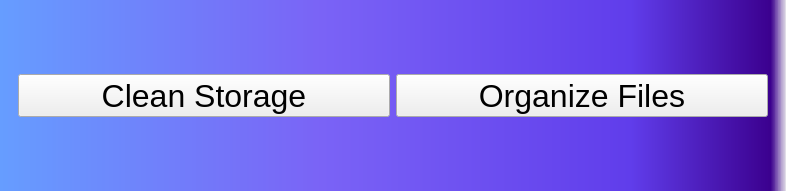
<?xml version="1.0" encoding="UTF-8"?>
<ui version="4.0">
 <class>MainWindow</class>
 <widget class="QMainWindow" name="MainWindow">
  <property name="geometry">
   <rect>
    <x>0</x>
    <y>0</y>
    <width>786</width>
    <height>191</height>
   </rect>
  </property>
  <property name="sizePolicy">
   <sizepolicy hsizetype="Fixed" vsizetype="Fixed">
    <horstretch>0</horstretch>
    <verstretch>0</verstretch>
   </sizepolicy>
  </property>
  <property name="minimumSize">
   <size>
    <width>786</width>
    <height>191</height>
   </size>
  </property>
  <property name="maximumSize">
   <size>
    <width>786</width>
    <height>191</height>
   </size>
  </property>
  <property name="windowTitle">
   <string>MainWindow</string>
  </property>
  <property name="styleSheet">
   <string notr="true">QWidget#centralwidget{
background-color: qlineargradient(spread:pad, x1:0, y1:0, x2:1, y2:0, stop:0 rgba(102, 157, 255, 255), stop:0.409091 rgba(122, 99, 246, 255), stop:0.801136 rgba(96, 61, 235, 255), stop:0.98 rgba(59, 0, 142, 255), stop:1 rgba(0, 0, 0, 0));
}</string>
  </property>
  <property name="tabShape">
   <enum>QTabWidget::Rounded</enum>
  </property>
  <widget class="QWidget" name="centralwidget">
   <layout class="QHBoxLayout" name="horizontalLayout">
    <item>
     <widget class="QStackedWidget" name="stackedWidget">
      <property name="currentIndex">
       <number>0</number>
      </property>
      <widget class="QWidget" name="page">
       <layout class="QHBoxLayout" name="horizontalLayout_3">
        <item>
         <widget class="QToolButton" name="clean">
          <property name="sizePolicy">
           <sizepolicy hsizetype="Minimum" vsizetype="Fixed">
            <horstretch>0</horstretch>
            <verstretch>0</verstretch>
           </sizepolicy>
          </property>
          <property name="font">
           <font>
            <pointsize>24</pointsize>
           </font>
          </property>
          <property name="text">
           <string>Clean Storage</string>
          </property>
          <property name="icon">
           <iconset>
            <normaloff>assets/clean.png</normaloff>assets/clean.png</iconset>
          </property>
          <property name="iconSize">
           <size>
            <width>100</width>
            <height>100</height>
           </size>
          </property>
          <property name="popupMode">
           <enum>QToolButton::DelayedPopup</enum>
          </property>
          <property name="toolButtonStyle">
           <enum>Qt::ToolButtonTextUnderIcon</enum>
          </property>
          <property name="autoRaise">
           <bool>false</bool>
          </property>
          <property name="arrowType">
           <enum>Qt::NoArrow</enum>
          </property>
         </widget>
        </item>
        <item>
         <widget class="QToolButton" name="organize">
          <property name="sizePolicy">
           <sizepolicy hsizetype="Minimum" vsizetype="Fixed">
            <horstretch>0</horstretch>
            <verstretch>0</verstretch>
           </sizepolicy>
          </property>
          <property name="font">
           <font>
            <pointsize>24</pointsize>
           </font>
          </property>
          <property name="text">
           <string>Organize Files</string>
          </property>
          <property name="icon">
           <iconset>
            <normaloff>assets/organize.png</normaloff>assets/organize.png</iconset>
          </property>
          <property name="iconSize">
           <size>
            <width>100</width>
            <height>100</height>
           </size>
          </property>
          <property name="toolButtonStyle">
           <enum>Qt::ToolButtonTextUnderIcon</enum>
          </property>
         </widget>
        </item>
       </layout>
      </widget>
      <widget class="QWidget" name="page_2">
       <layout class="QHBoxLayout" name="horizontalLayout_2">
        <item>
         <widget class="QToolButton" name="temp">
          <property name="sizePolicy">
           <sizepolicy hsizetype="Minimum" vsizetype="Fixed">
            <horstretch>0</horstretch>
            <verstretch>0</verstretch>
           </sizepolicy>
          </property>
          <property name="font">
           <font>
            <pointsize>24</pointsize>
           </font>
          </property>
          <property name="text">
           <string>Temp Files</string>
          </property>
          <property name="icon">
           <iconset>
            <normaloff>assets/temp.png</normaloff>assets/temp.png</iconset>
          </property>
          <property name="iconSize">
           <size>
            <width>100</width>
            <height>100</height>
           </size>
          </property>
          <property name="popupMode">
           <enum>QToolButton::DelayedPopup</enum>
          </property>
          <property name="toolButtonStyle">
           <enum>Qt::ToolButtonTextUnderIcon</enum>
          </property>
          <property name="autoRaise">
           <bool>false</bool>
          </property>
          <property name="arrowType">
           <enum>Qt::NoArrow</enum>
          </property>
         </widget>
        </item>
        <item>
         <widget class="QToolButton" name="choose">
          <property name="sizePolicy">
           <sizepolicy hsizetype="Minimum" vsizetype="Fixed">
            <horstretch>0</horstretch>
            <verstretch>0</verstretch>
           </sizepolicy>
          </property>
          <property name="font">
           <font>
            <pointsize>24</pointsize>
           </font>
          </property>
          <property name="text">
           <string>Choose a Folder</string>
          </property>
          <property name="icon">
           <iconset>
            <normaloff>assets/choose.png</normaloff>assets/choose.png</iconset>
          </property>
          <property name="iconSize">
           <size>
            <width>100</width>
            <height>100</height>
           </size>
          </property>
          <property name="toolButtonStyle">
           <enum>Qt::ToolButtonTextUnderIcon</enum>
          </property>
         </widget>
        </item>
       </layout>
      </widget>
     </widget>
    </item>
   </layout>
  </widget>
 </widget>
 <resources/>
 <connections/>
</ui>
